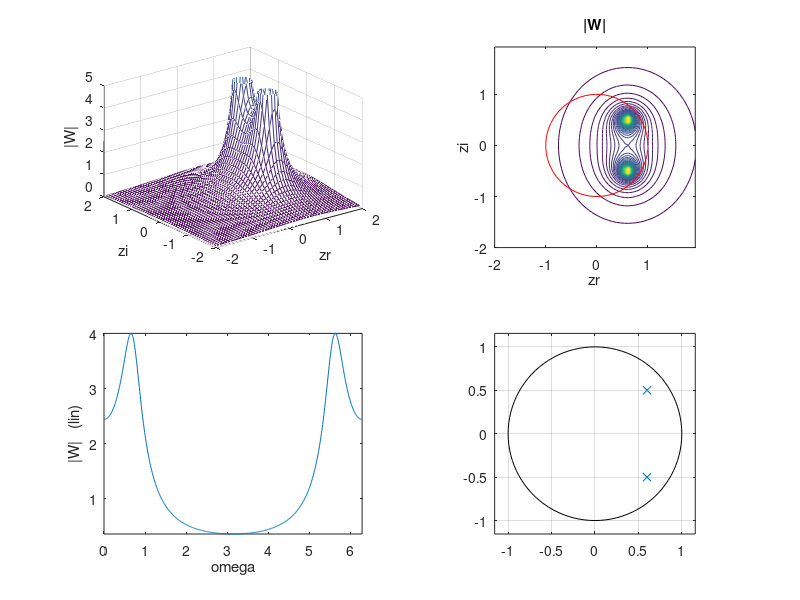

This figure's MATLAB source:
% E04_3.m                  26oct15    12apr21
%  Transfer functions and freq. response of DISCRETE LTI systems
%  see also geometric interpretation, [Proakis p.322]
pkg load signal;
clear all; clf;

 zz = [];    pp = [ .8];   
 zz = [];    pp = [-.8];
 zz = [];    pp = [.6+j*.5   .6-j*.5];   
% zz = [];    pp = [-.6+j*.5   -.6-j*.5];   
% zz = [1.2];    pp = [];   
% zz = [-1.2];    pp = [];
% zz = [-1.2];    pp = [0];   % note: [] is different from [0]  
% zz = [-.9];    pp = [.6+j*.5   .6-j*.5];   
% zz = [.9];    pp = [.6+j*.5   .6-j*.5]; 
% zz = [.6+j*.8   .6-j*.8];    pp = [.6+j*.5   .6-j*.5]; 
% zz = [.6+j*.8   .6-j*.8];    pp = [.5+j*.7   .5-j*.7   .3];  % zeros are on the unit circle

q0=2;  qq = [-q0:.077:q0];  % avoid "divide by 0" warning
[zr,zi] = meshgrid(qq,qq);
z = zr + j*zi;
NUM = 1;    for k=1:max(size(zz));    NUM = NUM .* (z - zz(k));    end;
DEN = 1;    for k=1:max(size(pp));    DEN = DEN .* (z - pp(k));   end;
W = NUM ./ DEN;
Wm = abs(W);
Wm(Wm>20) = 20;  % clip the peaks

subplot(221);  mesh(zr,zi,Wm);    xlabel('zr'); ylabel('zi'); zlabel('|W|');
axis([-q0,q0,-q0,q0,0,5]);
subplot(222);  contour(zr,zi,Wm,50);   xlabel('zr'); ylabel('zi'); title('|W|'); axis square;
hold on; plot(cos([0:.1:2*pi]),sin([0:.1:2*pi]),'r'); hold off;

ome = [0:.01:2*pi];  ejo = exp(j*ome);
NUM = 1;    for k=1:max(size(zz));    NUM = NUM .* (ejo - zz(k));    end;
DEN = 1;    for k=1:max(size(pp));    DEN = DEN .* (ejo - pp(k));   end;
W = NUM ./ DEN;
Wm = abs(W);     Wp = angle(W);
subplot(223);  plot(ome,Wm);   xlabel('omega'); ylabel('|W|   (lin)');  axis tight;
subplot(224);  zplane(zz',pp');
% subplot(224);  semilogy(ome,Wm);   xlabel('omega'); ylabel('|W|   (log)');  axis tight;
% subplot(224);  plot(ome,Wp);   xlabel('omega'); ylabel('phase(W)');

% [b,a] = zp2tf([zz]',[pp]',1);
% fvtool(b,a);                       %  filter visualization tool

% set(gcf,'PaperPositionMode','auto');
% print -deps   fdtesempio.eps
print -depslatex "-S800,600" "zTransformExample3.tex"


return




